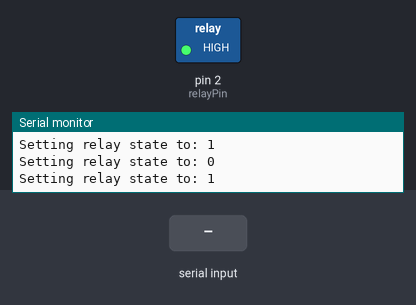
The sketch below on a simulated Arduino Uno, built with avr-gcc and run on an emulated ATmega328P. Shown: switched loads named in the sketch (green lamp = pin HIGH), the last lines printed to the serial monitor. Inputs (shaded band) come from the test bench.

Above: at 5.0 s.
5.1 s: "1" received over Serial
At 7.0 s:
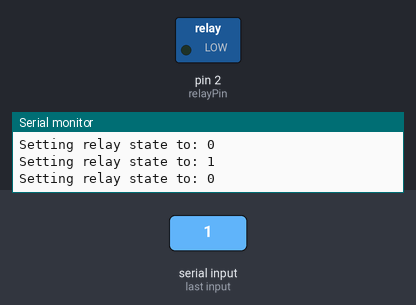
Timing chart, 0 to 16.5 s (numbered marks = the images above; inputs shaded):
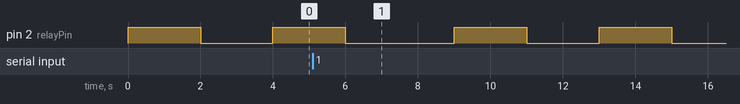

The sketch:

robotsconf.ino
```cpp
////
// Simple example to illustrate some Arduino concepts
// Will blink between two LEDs tied to different relay states
//
// Written by Joe Flasher (flasher@istrategylabs.com) based on countless examples
////

// Action strings
#define INCREASE_ACTION "inc"
#define DECREASE_ACTION "dec"

// What pin is the relay connected to
const int relayPin = 2;

// The starting delay in between blinking
int delayTime = 2000;
// The time to increase or decrease the delay time based on an input
const int delayIncrement = 200;

// The setup loop, will run just once when the program starts
void setup() {
  // For serial input/output
  Serial.begin(9600);

  // Set the relay pin to be an output rather than expecting input
  pinMode(relayPin, OUTPUT);
}

// The program loop, will run over and over again, FOREVER!
void loop() {
  // Set pin state one way
  setPinState(HIGH);

  // Pause for the delay time period
  delay(delayTime);

  // And flip the state
  setPinState(LOW);

  // And pause again
  delay(delayTime);

  // If there is anything in the serial buffer, read it in and handle the action
  if (Serial.available() > 0) {
    String s = Serial.readString();
    changeTiming(s);
  }
}

// Set the pin state
void setPinState(int state) {
  digitalWrite(relayPin, state);
  Serial.print("Setting relay state to: ");
  Serial.println(state);
}

// Increase or decrease the delay timing
void changeTiming(String action) {
  if (action == INCREASE_ACTION) {
    delayTime += delayIncrement;
    Serial.print("Increasing delay time to ");
    Serial.println(delayTime);
  } else if (action == DECREASE_ACTION) {
    delayTime -= delayIncrement;
    Serial.print("Decreasing delay time to ");
    Serial.println(delayTime);
  } else {
    Serial.println("Uh oh, unknown action!");
  }
}
```
